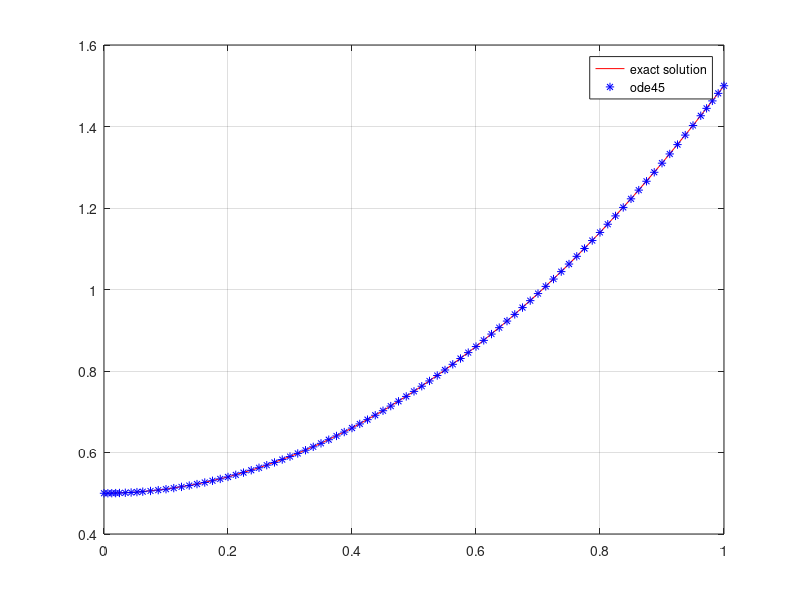

MATLAB code for this plot:
 x1 = 0:0.05:1;
 function g = fi(x1)
g = x1.^2 + 1./ 2;
end
y1 = fi(x1)
function [q] = f(t, y1)
q = [-4.*t.^3 + 4 .* t .* y1];
end
opt = odeset ("RelTol", 1e-6, "AbsTol", 1e-6, 'InitialStep', 0.025,'MaxStep', 0.05);
[x45, y45] = ode45 (@(t, y1) f(t, y1), [0 1], 0.5, opt);
figure();% График решения функции ode45 и точного решения.
plot(x1, y1,'-r;exact solution;', x45, y45,'*b;ode45;');
grid on;
